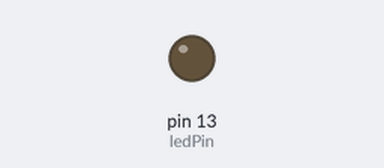
Bench run of a sketch on a simulated Arduino Uno, built with avr-gcc and run on an emulated ATmega328P. Parts: output pins drawn as LEDs (lit = HIGH).

Above: at 0.3 s.
At 13.7 s:
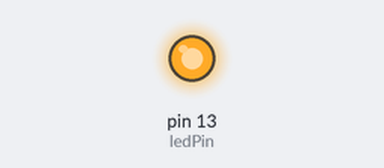
Timing chart, 0 to 15.8 s (numbered marks = the images above):
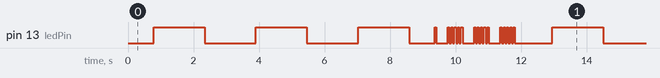

Measured:
- by itself, pin 13 (ledPin): moves between LOW and HIGH, repeating every 12.2 s
- by itself, everything shown: repeats every 12.2 s, in 38 steps

The sketch:

main.ino
```cpp
int ledPin = 13;

void setup() {}

void loop()
{
    for (int i = 0; i < 3; i++)
    {
        for (int fadeValue = 0; fadeValue <= 255; fadeValue += 5)
        {
            analogWrite(ledPin, fadeValue);
            delay(30);
        }

        for (int fadeValue = 255; fadeValue >= 0; fadeValue -= 5)
        {
            analogWrite(ledPin, fadeValue);
            delay(30);
        }

        if (i >= 2)
        {
            for (int j = 0; j <= 15; j++)
            {
                digitalWrite(ledPin, HIGH);
                delay(50);
                digitalWrite(ledPin, LOW);
                delay(50);
                if (j % 5 == 0)
                {
                    delay(300);
                }
            }
        }
    }
}
```
